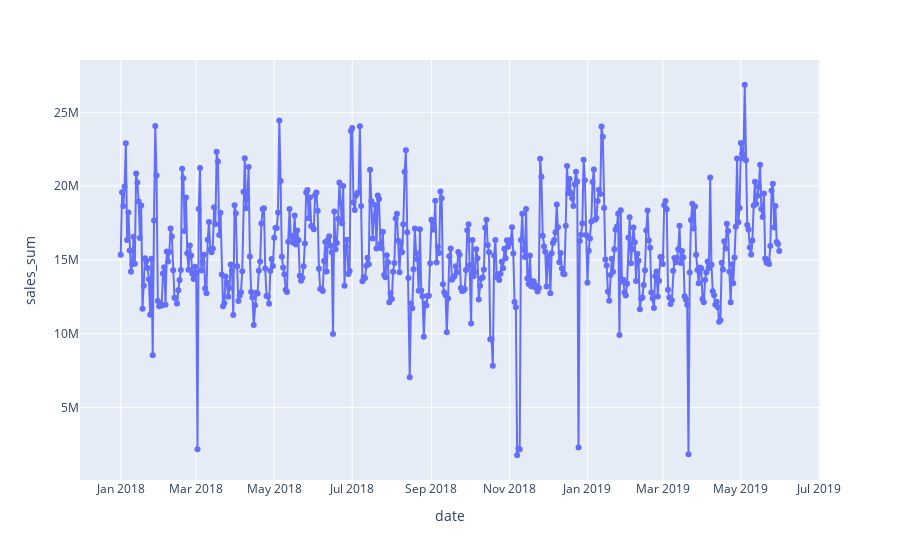

This figure's notebook cell:
### Code cell
fig = px.line(df_group, x='date', y='sales_sum', markers=True)
fig.show()

### Figure 1 — Plotly figure (JSON) as saved in the notebook; plotly's stock layout.template omitted (floating-point values rounded to 4 significant figures; data arrays with more than 128 entries replaced by an {"elided": "..."} marker saying what was removed)
{"data": [{"hovertemplate": "date=%{x}<br>sales_sum=%{y}<extra></extra>", "legendgroup": "", "line": {"color": "#636efa", "dash": "solid"}, "marker": {"symbol": "circle"}, "mode": "markers+lines", "name": "", "orientation": "v", "showlegend": false, "type": "scatter", "x": {"elided": "516 str values"}, "xaxis": "x", "y": {"elided": "516 float values"}, "yaxis": "y"}], "layout": {"legend": {"tracegroupgap": 0}, "margin": {"t": 60}, "xaxis": {"anchor": "y", "domain": [0, 1], "title": {"text": "date"}}, "yaxis": {"anchor": "x", "domain": [0, 1], "title": {"text": "sales_sum"}}}}
